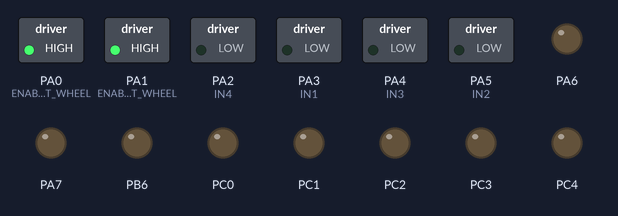
Bench run of a program on a simulated ATmega128, built with avr-gcc and emulated at 16 MHz. Parts: switched loads named in the program (green lamp = pin HIGH), output pins drawn as LEDs (lit = HIGH).

Above: at 0.1 s.
Timing chart, 0 to 1.6 s (numbered marks = the images above):
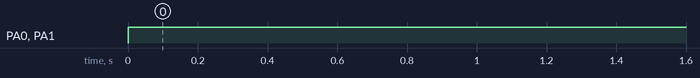

The program:

main.c
```c
#include <avr/io.h>
#include <avr/interrupt.h>
#include <util/delay.h>
#include "../Header Files/wheels.h"
#include "../Header Files/head.h"
#include "../Special Files/labex.h"
#include "../Special Files/tools.h"
#include "../Header Files/bluetooth.h"
#include "../Header Files/sonar.h"


int main()
{
	wheels_init(HIGH);
	bluetooth_init();
	servo_init();

	// DEVICES ARE INITIALIZED
	control_mode = MODE_HANDDRIVEN;
	DDRC = 0xff;

	while(1)
	{
		switch(control_mode)
		{
			case MODE_AUTOPILOT:
			artificial_control();
			break;

			case MODE_HANDDRIVEN:
			manual_control();
			break;

			// IDLE STATE (WAIT UNTIL MODE CHANGES BACK)
			default:
			break;
		}
	}
	return 0;
}
```

bluetooth.c
```c
#include <avr/io.h>
#include <util/delay.h>
#include <avr/interrupt.h>
#include "bluetooth.h"
#include "../Special Files/tools.h"


void bluetooth_init()
{
	UBRR1H = (uint8_t)((MYBAUD) >> 8);
	UBRR1L = (uint8_t)(MYBAUD);

	UCSR1B = (1 << RXEN1) | (1 << TXEN1) | (1 << RXCIE1);
	UCSR1C = (1 << USBS1) | (1 << UCSZ10) | (1 << UCSZ11);
	sei();
}

void bt_detach_device()
{
	UCSR1A = UCSR1B = UCSR1C = UBRR1H = UBRR1L = 0;
	cli();
}

uint8_t bt_receive_byte()
{
	while (!(UCSR1A & (1 << RXC1)));
	return UDR1;
}

void bt_send_byte(uint8_t data)
{
	while (!(UCSR1A & (1 << UDRE1)));
	UDR1 = data;
}

void bt_send_string(char* data, uint8_t len)
{
	bt_send_byte(len);

	uint8_t n;
	for (n = 0; n < len; n++)
	bt_send_byte(data[n]);
}

uint8_t bt_receive_string(char* data)
{
	uint8_t len = bt_receive_byte();

	uint8_t n;
	for (n = 0; n < len; n++)
	data[n] = bt_receive_byte();
	return len;
}
```

bluetooth.h
```c
#ifndef BLUETOOTH_H
#define BLUETOOTH_H


// UART DEFINITIONS
#define BAUD 9600
#define MYBAUD F_CPU/16/BAUD-1


void bluetooth_init();

uint8_t bt_receive_byte();

void bt_send_byte(uint8_t);

void bt_send_string(char*, uint8_t);

uint8_t bt_receive_string(char*);


#endif
```

head.c
```c
#include <avr/io.h>
#include "head.h"
#include "../Header Files/wheels.h"


void servo_init()
{
	// Set pin to output
	DDRB |= (1 << PB6);

	// Timer Top
	ICR1 = 20000;

	TCCR1A = (1 << COM1B1);

	// PWM Phase and Frequency Correct, Clk/8
	TCCR1B = (1 << WGM13) | (1 << CS11);

	TCCR1C = 0x00;
}

uint8_t head_rotate(uint8_t ANGLE)
{
	if(ANGLE <= 180)
	{
		/*if(ANGLE < 90) {
			OCR1B = R90_ANGLE + (DEFAULT_ANGLE - R90_ANGLE) * (ANGLE / 90.0);
		}
		else {
			OCR1B = DEFAULT_ANGLE + (L90_ANGLE - DEFAULT_ANGLE) * ((ANGLE - 90) / 90.0);
		}*/
		OCR1B = L90_ANGLE + (R90_ANGLE - L90_ANGLE) * (ANGLE / 180.0);
		return 0;
	}
	return 1;
}

uint8_t head_look(uint8_t DIRECTION)
{
	switch(DIRECTION)
	{
		case LEFT:
		return head_rotate(180);

		case RIGHT:
		return head_rotate(0);

		case FORWARD:
		return head_rotate(90);

		default:
		return -1;
		break;
	}
}
```

head.h
```c
#ifndef HEAD_H_
#define HEAD_H_


// SERVO CONSTANTS
/*#define DEFAULT_ANGLE 1255
#define R90_ANGLE 530
#define L90_ANGLE 2250*/
/*#define DEFAULT_ANGLE 1425
#define R90_ANGLE 600
#define L90_ANGLE 2425*/
#define DEFAULT_ANGLE 1525
#define L90_ANGLE 650
#define R90_ANGLE 2400


void servo_init();

uint8_t head_rotate(uint8_t);

uint8_t head_look(uint8_t);


#endif
```

sonar.c
```c
#include <util/atomic.h>
#include "sonar.h"
#include "../Special Files/tools.h"


volatile uint32_t overFlowCounter = 0;
volatile uint32_t trig_counter = 0;
volatile uint32_t no_of_ticks = 0;

void init_sonar() {
	TRIG_OUTPUT_MODE();     // Set Trigger pin as output
	ECHO_INPUT_MODE();      // Set Echo pin as input
}

void trigger_sonar() {
	TRIG_LOW();             // Clear pin before setting it high
	_delay_us(10);           // Clear to zero and give time for electronics to set
	TRIG_HIGH();            // Set pin high
	_delay_us(15);          // Send high pulse for 15us
	TRIG_LOW();             // Clear pin
}

ISR(TIMER0_OVF_vect) {  // Timer1 overflow interrupt
	overFlowCounter++;
	TCNT0 = 0;
}

uint16_t read_sonar()
{
	uint16_t dist_in_cm = 0;
	ATOMIC_BLOCK(ATOMIC_FORCEON)
	{
		init_sonar();                       // Setup pins and ports
		trigger_sonar();                    // send a 10us high pulse
		trig_counter = 0;

		while (!(ECHO_PIN & (1 << ECHO_BIT))) { // while echo pin is still low
			trig_counter++;
			uint32_t max_response_time = SONAR_TIMEOUT;
			if (trig_counter > max_response_time) {  // SONAR_TIMEOUT
				return TRIG_ERROR;
			}
		}

		TCNT0=0;							// reset timer
		TCCR0 |= (1 << CS00);				// start 16 bit timer with no prescaler
		TIMSK |= (1 << TOIE0);				// enable overflow interrupt on timer1
		overFlowCounter=0;                  // reset overflow counter
		sei();                              // enable global interrupts

		while ((ECHO_PIN & (1 << ECHO_BIT))) { // while echo pin is still high
			trig_counter++;
			uint32_t max_response_time = SONAR_TIMEOUT;
			if (trig_counter > max_response_time){   // SONAR_TIMEOUT
				return TRIG_ERROR;
			}
		}

		TCCR0 = 0x00;
		sei();

		no_of_ticks = ((overFlowCounter * TIMER0_MAX) + TCNT0);			// counter count
		dist_in_cm = (no_of_ticks / (CONVERT_TO_CM * CYCLES_PER_US)) / 2;	// distance in cm
	}
	return (dist_in_cm);
}

uint16_t sample_sonar(uint8_t precision)
{
	uint16_t res;
	ATOMIC_BLOCK(ATOMIC_FORCEON)
	{
		uint8_t n;

		res = read_sonar();
		for(n = 0; n < precision && (res == ECHO_ERROR || res == TRIG_ERROR || noObstacle(res)); n++)
		{
			res = read_sonar();
		}
	}
	return res;
}

uint16_t read_sonar_precise()
{
	uint16_t data;
	ATOMIC_BLOCK(ATOMIC_FORCEON)
	{
		data = read_sonar();
		if(data == ECHO_ERROR || data == TRIG_ERROR || noObstacle(data))
		data = sample_sonar(PRESICION);
	}
	return data;
}
```

sonar.h
```c
// (licence header left out)
#ifndef SONAR_H_
#define SONAR_H_

#include <avr/io.h>
#include <avr/interrupt.h>
#include <util/delay.h>

/*...- . . .-. --- -... --- -
* Define Ports and Pins as required
* Modify Maximum response time and delay as required
* MAX_RESP_TIME : default: 300
* DELAY_BETWEEN_TESTS : default: 50
*/
#define TRIG_DDR    DDRD            // Trigger Port
#define TRIG_PORT   PORTD
#define TRIG_PIN    PIND
#define TRIG_BIT    PD0             // Trigger Pin

#define ECHO_DDR    DDRD            // Echo Port
#define ECHO_PORT   PORTD
#define ECHO_PIN    PIND
#define ECHO_BIT    PD1             // Echo Pin

// Speed of sound
// Default: 343 meters per second in dry air at room temperature (~20C)
#define SPEED_OF_SOUND  343
#define MAX_SONAR_RANGE 2           // This is trigger + echo range (in meters) for SR04
#define DELAY_BETWEEN_TESTS 500     // Echo canceling time between sampling. Default: 500us
#define TIMER0_MAX 255				// 65535 for 16 bit timer and 255 for 8 bit timer

/* ...- . . .-. --- -... --- -
* Do not change anything further unless you know what you're doing
* */
#define TRIG_ERROR -1
#define ECHO_ERROR -2

#define CYCLES_PER_US (F_CPU/1000000)// instructions per microsecond
#define CYCLES_PER_MS (F_CPU/1000)      // instructions per millisecond
// Timeout. Decreasing this decreases measuring distance
// but gives faster sampling
#define SONAR_TIMEOUT ((F_CPU*MAX_SONAR_RANGE)/SPEED_OF_SOUND)

#define TRIG_INPUT_MODE() TRIG_DDR &= ~(1<<TRIG_BIT)
#define TRIG_OUTPUT_MODE() TRIG_DDR |= (1<<TRIG_BIT)
#define TRIG_LOW() TRIG_PORT &= ~(1<<TRIG_BIT)
#define TRIG_HIGH() TRIG_PORT |=(1<<TRIG_BIT)

#define ECHO_INPUT_MODE() ECHO_DDR &= ~(1<<ECHO_BIT)
#define ECHO_OUTPUT_MODE() ECHO_DDR |= (1<<ECHO_BIT)
#define ECHO_LOW() ECHO_PORT &= ~(1<<ECHO_BIT)
#define ECHO_HIGH() ECHO_PORT |=(1<<ECHO_BIT)

#define CONVERT_TO_CM ((10000*2)/SPEED_OF_SOUND)    // or simply 58

#define PRESICION 5

/** ...- . . .-. --- -... --- -
* @brief   Initiate Ports for Trigger and Echo pins
* @param   void
* @return  none
*/
void init_sonar();

/**  ...- . . .-. --- -... --- -
* @brief   Send 10us pulse on Ultrasonic Trigger pin
* @param   void
* @return  none
*/
void trigger_sonar();

/**  ...- . . .-. --- -... --- -
* @brief   Calculate and store echo time and return distance
* @param   void
* @return  unsigned int
*/
uint16_t read_sonar();

/**  ...- . . .-. --- -... --- -
* @brief   Calculate Precisely and return precise distance
* @param   void
* @return  unsigned int
*/
uint16_t sample_sonar(uint8_t);

/**  ...- . . .-. --- -... --- -
* @brief   Calculate Precisely and return precise distance
* @param   void
* @return  unsigned int
*/
uint16_t read_sonar_precise();


#endif /* SONAR_H_ */
```

wheels.c
```c
#include <avr/io.h>
#include <util/delay.h>
#include "wheels.h"
#include "../Special Files/tools.h"


void wheels_init(uint8_t ACTION)
{
	DDROUT = 0xff;

	if(ACTION == HIGH)
	{
		OUT |= 1 << ENABLE_LEFT_WHEEL;
		OUT |= 1 << ENABLE_RIGHT_WHEEL;
	}
	else if(ACTION == LOW)
	{
		OUT &= ~(1 << ENABLE_LEFT_WHEEL);
		OUT &= ~(1 << ENABLE_RIGHT_WHEEL);
	}
}

void wheel_act(uint8_t WHEEL, uint8_t ACTION)
{
	// FIND PROPER ACTION VALUES
	uint8_t IN_FIRST = 0, IN_SECOND = 0;

	switch(ACTION)
	{
		case FORWARD:
		IN_FIRST = HIGH;
		IN_SECOND = LOW;
		break;

		case BACKWARD:
		IN_FIRST = LOW;
		IN_SECOND = HIGH;
		break;

		case BRAKE:
		IN_FIRST = HIGH;
		IN_SECOND = HIGH;
		break;

		case COAST:
		IN_FIRST = LOW;
		IN_SECOND = LOW;
		break;

		default:
		break;
	}

	if(WHEEL == ALL_WHEELS)
	{
		BIT_TOGGLE(OUT, IN1, IN_FIRST);
		BIT_TOGGLE(OUT, IN2, IN_SECOND);
		BIT_TOGGLE(OUT, IN3, IN_FIRST);
		BIT_TOGGLE(OUT, IN4, IN_SECOND);
	}
	else if(WHEEL == LEFT_WHEELS)
	{
		BIT_TOGGLE(OUT, IN1, IN_FIRST);
		BIT_TOGGLE(OUT, IN2, IN_SECOND);
	}
	else if(WHEEL == RIGHT_WHEELS)
	{
		BIT_TOGGLE(OUT, IN3, IN_FIRST);
		BIT_TOGGLE(OUT, IN4, IN_SECOND);
	}
}

void step(uint8_t WHEEL, uint8_t ISFORWARD)
{
	if(ISFORWARD == POSITIVE)
	{
		wheel_act(WHEEL, FORWARD);
		SLEEP(STEP_LEN);
		wheel_act(WHEEL, BRAKE);
	}
	else if(ISFORWARD == NEGATIVE)
	{
		wheel_act(WHEEL, BACKWARD);
		SLEEP(STEP_LEN);
		wheel_act(WHEEL, BRAKE);
	}
}

void wheels_turn_stay(uint8_t DIRECTION) {
	if(DIRECTION == LEFT)
	{
		wheel_act(LEFT_WHEELS, BACKWARD);
		wheel_act(RIGHT_WHEELS, FORWARD);
	}
	else if(DIRECTION == RIGHT)
	{
		wheel_act(LEFT_WHEELS, FORWARD);
		wheel_act(RIGHT_WHEELS, BACKWARD);
	}
}

void wheels_turn(uint8_t DIRECTION, uint8_t CUR_DIR) {
	if(DIRECTION == LEFT)
	{
		wheel_act(LEFT_WHEELS, BRAKE);
		wheel_act(RIGHT_WHEELS, CUR_DIR);
	}
	else if(DIRECTION == RIGHT)
	{
		wheel_act(LEFT_WHEELS, CUR_DIR);
		wheel_act(RIGHT_WHEELS, BRAKE);
	}
}

void motor_offline_check()
{
	while (1){
		wheel_act(ALL_WHEELS, FORWARD);
		SLEEP(200);
		wheels_turn_stay(RIGHT);

		wheel_act(ALL_WHEELS, BACKWARD);
		SLEEP(200);
		wheels_turn_stay(LEFT);

		uint8_t n;
		for(n = 0; n < 8; n++){
			wheel_act(LEFT_WHEELS, FORWARD);
			wheel_act(RIGHT_WHEELS, BACKWARD);
			SLEEP(200);

			wheel_act(LEFT_WHEELS, BACKWARD);
			wheel_act(RIGHT_WHEELS, FORWARD);
			SLEEP(200);
		}

		for(n = 0; n < 8; n++){
			wheel_act(LEFT_WHEELS, FORWARD);
			wheel_act(RIGHT_WHEELS, FORWARD);
			SLEEP(200);

			wheel_act(LEFT_WHEELS, BACKWARD);
			wheel_act(RIGHT_WHEELS, BACKWARD);
			SLEEP(200);
		}
	}
}
```

wheels.h
```c
#ifndef WHEELS_H_
#define WHEELS_H_


// ALIASES
#define OUT PORTA
#define DDROUT DDRA
// MOTOR DRIVER PINOUT
#define ENABLE_LEFT_WHEEL 0
#define ENABLE_RIGHT_WHEEL 1
#define IN1 3
#define IN2 5
#define IN3 4
#define IN4 2
// WHEELS
#define ALL_WHEELS 0
#define LEFT_WHEELS 1
#define RIGHT_WHEELS 2
// ACTIONS
#define BRAKE 0
#define COAST 1
#define FORWARD 2
#define BACKWARD 3
#define RIGHT 4
#define LEFT 5
#define FORWARD_1STEP 6
#define BACKWARD_1STEP 7
#define RIGHT_STAY 8
#define LEFT_STAY 9
#define STEP_LEN 400


void wheels_init(uint8_t);

void wheel_act(uint8_t, uint8_t);

void wheels_turn_stay(uint8_t);

void wheels_turn(uint8_t, uint8_t);

void motor_offline_check();

void step(uint8_t, uint8_t);


#endif
```

labex.c
```c
#include <avr/io.h>
#include <util/delay.h>
#include <avr/interrupt.h>
#include "labex.h"
#include "../Header Files/bluetooth.h"
#include "../Header Files/wheels.h"
#include "../Special Files/tools.h"
#include "../Header Files/sonar.h"
#include "../Header Files/head.h"


// VARIABLES NEEDED FOR BT_ISR and Control Routines
volatile uint8_t action = 0, data = 0, bt_react = 0;

// VARIABLES FOR BLUETOOTH CONTROL HANDLING
volatile uint8_t cur_dir = COAST;


// ISR FOR BLUETOOTH SIGNALS HANDLING
ISR(USART1_RX_vect)
{
	if(bt_react)
	{
		data = UDR1;
		bt_react = 0;

		if(control_mode == MODE_HANDDRIVEN)
		{
			// HANDLING BT CONTROL ON HANDDRIVEN MODE
			#pragma region
			switch(action){
				case ACTION_MOVE:
				handle_move_action(data);
				break;

				case ACTION_LOOK:
				handle_look_action(data);
				break;

				case ACTION_PERFORM:
				handle_perform_action(data);
				break;

				case ACTION_CHANGEMODE:
				control_mode = data;
				break;

				case ACTION_DATAREQUEST:
				handle_datarequest_action(data);
				break;

				default:
				break;
			}
			#pragma endregion
		}
		else if(control_mode == MODE_AUTOPILOT)
		{
			// HANDLING BT CONTROL ON AUTOPILOT MODE
			#pragma region
			switch(action){
				case ACTION_CHANGEMODE:
				control_mode = data;
				break;

				case ACTION_PERFORM:
				handle_perform_action(data);
				break;

				case ACTION_DATAREQUEST:
				handle_datarequest_action(data);
				break;

				default:
				break;
			}
			#pragma endregion
		}
	}
	else
	{
		action = UDR1;
		bt_react = 1;
	}
}


void manual_control()
{
	while(control_mode == MODE_HANDDRIVEN)
	{

	}
}

void artificial_control()
{
	uint16_t data;
	head_look(LEFT);
	SLEEP(500);
	head_look(RIGHT);
	SLEEP(500);

	const uint16_t _90DRT = 400;
	const uint16_t _90DLT = 200;
	const uint8_t MIN_DIS = 20;

	while(control_mode == MODE_AUTOPILOT)
	{
		// CHECK FORWARD
		head_look(FORWARD);
		SLEEP(_90DLT);

		data = read_sonar_precise();

		if(data == ECHO_ERROR || data == TRIG_ERROR)
		{
			PORTC = 0b11111111;
		}
		else if(data != 4 && data < MIN_DIS)
		{
			wheel_act(ALL_WHEELS, BRAKE);

			// CHECK THE RIGHT SIDE
			head_look(RIGHT);
			SLEEP(_90DLT);
			data = read_sonar_precise();

			if(data == ECHO_ERROR || data == TRIG_ERROR)
			{
				PORTC = 0b11110000;
			}
			else if(data != 4 && data > MIN_DIS)
			{
				wheels_turn_stay(RIGHT);
				SLEEP(_90DRT);
				wheel_act(ALL_WHEELS, FORWARD);
			}
			else if(data != 4)
			{
				// CHECK THE LEFT SIDE
				head_look(LEFT);
				SLEEP(_90DLT);
				data = read_sonar_precise();

				if(data == ECHO_ERROR || data == TRIG_ERROR)
				{
					PORTC = 0b00001111;
				}
				else if(data > MIN_DIS)
				{
					wheels_turn_stay(LEFT);
					SLEEP(_90DRT);
					wheel_act(ALL_WHEELS, FORWARD);
				}
				else
				{
					// GO BACK
					wheels_turn_stay(LEFT);
					SLEEP(_90DRT);
					wheels_turn_stay(LEFT);
					SLEEP(_90DRT);
					wheel_act(ALL_WHEELS, FORWARD);
				}
			}
		}
		else wheel_act(ALL_WHEELS, FORWARD);
	}
}


void handle_move_action(uint8_t ACTION)
{
	switch(ACTION)
	{
		case LEFT:
		if(cur_dir != COAST && cur_dir != BRAKE)
		wheels_turn(LEFT, cur_dir);
		break;

		case RIGHT:
		if(cur_dir != COAST && cur_dir != BRAKE)
		wheels_turn(RIGHT, cur_dir);
		break;

		case FORWARD:
		wheel_act(ALL_WHEELS, cur_dir = FORWARD);
		break;

		case BACKWARD:
		wheel_act(ALL_WHEELS, cur_dir = BACKWARD);
		break;

		case FORWARD_1STEP:
		step(ALL_WHEELS, POSITIVE);
		break;

		case BACKWARD_1STEP:
		step(ALL_WHEELS, NEGATIVE);
		break;

		case LEFT_STAY:
		wheels_turn_stay(LEFT);
		break;

		case RIGHT_STAY:
		wheels_turn_stay(RIGHT);
		break;

		case COAST:
		wheel_act(ALL_WHEELS, cur_dir = COAST);
		break;

		case BRAKE:
		wheel_act(ALL_WHEELS, cur_dir = BRAKE);
		cur_dir = -1;
		break;

		default:
		break;
	}
}

void handle_look_action(uint8_t ANGLE)
{
	if(head_rotate(ANGLE) != 0);
}

void handle_datarequest_action(uint8_t ACTION)
{
	// sample size will decide precision of small distance obstacles
	uint16_t data;

	switch(ACTION)
	{
		case REQUEST_OBSTACLE_DISTANCE:

		data = read_sonar_precise();

		bt_send_byte(data);
		bt_send_byte(data >> 8);

		default:
		break;
	}
}


void handle_perform_action(uint8_t ACTION)
{
	switch(ACTION){
		case PERFORMANCE1:
		head_rotate(180);
		wheel_act(ALL_WHEELS, FORWARD);
		SLEEP(1000);

		head_rotate(135);
		wheel_act(LEFT_WHEELS, COAST);
		SLEEP(300);

		head_rotate(0);
		wheel_act(LEFT_WHEELS, BACKWARD);
		SLEEP(150);

		head_rotate(90);
		wheel_act(ALL_WHEELS, BRAKE);
		break;

		case PERFORMANCE2:
		head_rotate(0);
		wheel_act(ALL_WHEELS, FORWARD);
		SLEEP(1000);

		wheel_act(ALL_WHEELS, BRAKE);

		head_rotate(0);
		SLEEP(500);
		head_rotate(180);
		SLEEP(500);
		head_rotate(0);
		SLEEP(500);
		head_rotate(90);
		SLEEP(500);
		break;

		default:
		break;
	}
}
```

labex.h
```c
#ifndef LABEX_H_
#define LABEX_H_


// MODES: AUTOPILOT, HANDDRIVEN
#define MODE_HANDDRIVEN 0
#define MODE_AUTOPILOT 1
#define REQUEST_OBSTACLE_DISTANCE 0
// AUTO MODES:
#define AUTOMODE_RIGHTHANDRULE 0
#define AUTOMODE_FORWARDRULE 1
// ACTIONS + SUBACTIONS + DIRECTIONS
#define ACTION_MOVE 0
#define ACTION_LOOK 1
#define ACTION_PERFORM 2
#define ACTION_CHANGEMODE 3
#define ACTION_DATAREQUEST 4
// PERFORMANCES
#define PERFORMANCE1 0
#define PERFORMANCE2 1


volatile uint8_t control_mode;

void manual_control();

void artificial_control();


void handle_move_action(uint8_t);

void handle_look_action(uint8_t);

void handle_perform_action(uint8_t);

void handle_datarequest_action(uint8_t);


#endif
```

tools.c
```c
#include <avr/io.h>
#include <util/delay.h>
#include "tools.h"
#include "labex.h"
#include "../Header Files/sonar.h"


uint8_t noObstacle(uint16_t value)
{
	return (value != TRIG_ERROR && value != ECHO_ERROR) && (value < 0 || value > 200);
}
```

tools.h
```c
#ifndef TOOLS_H_
#define TOOLS_H_


// MACROS
#define SLEEP(MILLIS) _delay_ms(MILLIS);
// BINARY
#define HIGH 1
#define LOW 0
#define TRUE 1
#define FALSE 0
// BINARY
#define POSITIVE 0
#define NEGATIVE 1
#define NEUTRAL 2
// TOGGLE DEFINITION
#define BIT_TOGGLE(REG, IND, VALUE) (VALUE ? (REG |= 1 << IND) : (REG &= ~(1 << IND)))


uint8_t noObstacle(uint16_t);


#endif
```

Measured:
- by itself, PA0 (ENABLE_LEFT_WHEEL), PA1 (ENABLE_RIGHT_WHEEL): LOW → HIGH at 0.00 s
